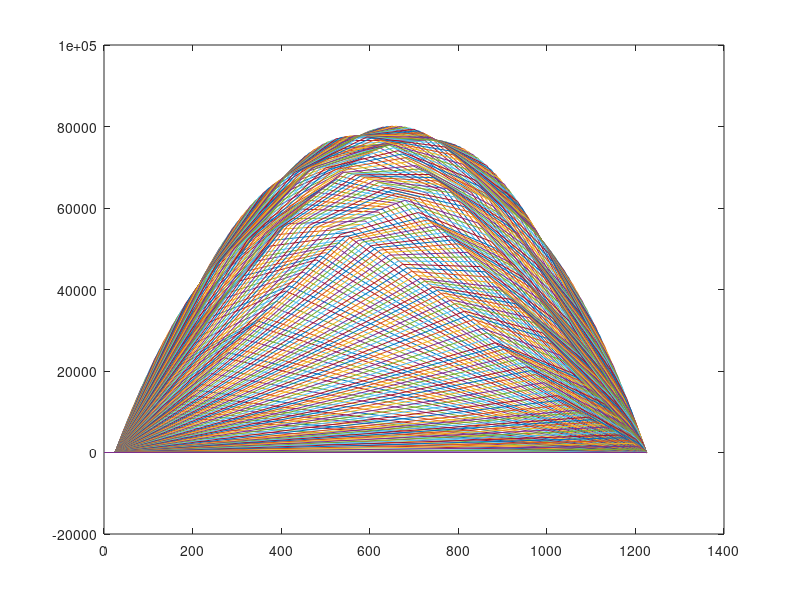

Source code (MATLAB):
# all lengths are in mm, mm4, N, etc

clear, close all;

BRIDGE_LEN = 1250;

weight_loc = [0, 100, 200];
weight_amt = [100, 100, 250];
inertia_mm = 0.418e6;
y_bar_mm = 41.4;

# calculate axle pos relative to LHS
ED_WHEEL = 52;
AX_TO_AX = 176;
CAR_TO_CAR = 164;
TRAIN_REL_POS = [ED_WHEEL AX_TO_AX CAR_TO_CAR AX_TO_AX CAR_TO_CAR AX_TO_AX];
TRAIN_LEN = sum(TRAIN_REL_POS)
TRAIN_REL_POS = cumsum(TRAIN_REL_POS);

FREIGHT_N = 135;
FREIGHT_N = FREIGHT_N / 2;
BACK_MULT = 1.1;
BACK_N = FREIGHT_N * BACK_MULT;
LOCO_MULT = 1.38;
LOCO_N = FREIGHT_N * LOCO_MULT;
TRAIN_WEIGHT = ones(1, 6) .* FREIGHT_N;
TRAIN_WEIGHT(1) = BACK_N;
TRAIN_WEIGHT(2) = BACK_N;
TRAIN_WEIGHT(5) = LOCO_N;
TRAIN_WEIGHT(6) = LOCO_N;
TRAIN_WEIGHT = -1 .* TRAIN_WEIGHT;
TOTAL_TRAIN_WEIGHT = sum(TRAIN_WEIGHT)

# calculate the reaction forces
SUPPORT_L = 25;
SUPPORT_R = 1225;

# find the reaction forces on both sides
START_SIM = -TRAIN_LEN;
END_SIM = SUPPORT_R;
#START_SIM = 500
#END_SIM = 500
STEP_SIM = 10;
reaction = [[]:[]];
steps = START_SIM:STEP_SIM:END_SIM;
for position = steps;
  # find the reaction forces for each step
  train_pos = TRAIN_REL_POS + position; # converts relative train pos to abs
  # filters out axles that are not on the bridge anymore
  # train_pos = train_pos .* (train_pos > SUPPORT_L) .* (train_pos < SUPPORT_R)
  dist_to_lhs = train_pos - SUPPORT_L;
  # checks if the train is on the bridge
  trains_on_bridge = (train_pos > SUPPORT_L) .* (train_pos < SUPPORT_R);
  moments_to_lhs = dist_to_lhs .* TRAIN_WEIGHT .* trains_on_bridge;
  dist_between_support = SUPPORT_R - SUPPORT_L;
  reaction_rhs = sum(moments_to_lhs) / dist_between_support * -1;
  reaction_lhs = -sum(TRAIN_WEIGHT .* trains_on_bridge) - reaction_rhs;

  reaction(1,end+1) = reaction_lhs;
  reaction(2,end) = reaction_rhs;

  # filter the train axles so that only the ones within the range are valid

  train_load = nonzeros(TRAIN_WEIGHT .* trains_on_bridge)
  train_pos = nonzeros(train_pos .* trains_on_bridge)

  force_loc = [SUPPORT_L, train_pos', SUPPORT_R]
  force_loc = repelem(force_loc, 2)
  force_loc = [force_loc, 0]

  shear_n = [reaction_lhs, train_load', reaction_rhs]
  shear_n = repelem(cumsum(shear_n), 2)
  shear_n = [0, shear_n]

  moment_n = [0]
  moment_loc = force_loc
  for idx = 1:length(force_loc)-1
    cur_shear = shear_n(idx+1)
    moment_len = force_loc(idx+1) - force_loc(idx)
    moment_n(end+1) = cur_shear * moment_len
  endfor
  moment_n = cumsum(moment_n)

  plot(moment_loc, moment_n) # for the BME
  #plot(force_loc, shear_n) # for the SFE
  hold on

#  shear = [[reaction_lhs, train_load, reaction_rhs],[SUPPORT_L, train_pos, SUPPORT_R]]
#  plot(shear(2,:), shear(1,:))
#  hold on
end

hold off

#plot(steps, reaction(1,:));
#hold on
#plot(steps, reaction(2,:));
#legend("LHS Reaction", "RHS Reaction")
#hold off

for reaction_pair = reaction

end
